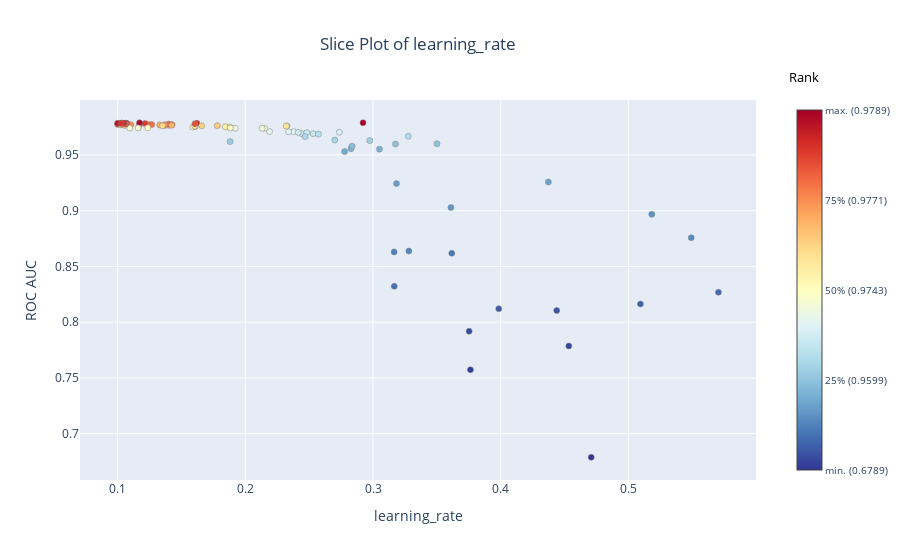

This figure's notebook cell:
### Code cell
from optuna.visualization._rank import _get_rank_info, _get_tick_info
import plotly

param = "learning_rate"
info = _get_rank_info(study, [param], target=None, target_name="Objective Value")
tick_info = _get_tick_info(info.zs)

print(tick_info.text)
tick_labels = make_tick_labels_4f(tick_info.text)

fig = optuna.visualization.plot_slice(study, params=["learning_rate"])

fig.update_traces(
    marker={
        "color": list(map(plotly.colors.label_rgb, info.colors)),
        "line": {"width": 0.5, "color": "Grey"},
        "colorbar": dict(
            thickness=25,
            tickvals=tick_info.coloridxs,
            ticktext=tick_labels,
            tickfont=dict(size=10),
            title="",
            xpad=0,
            x=1.06,
            xref="paper",
        ),
        "colorscale": "RdYlBu_r",
        "cmin": 0,
        "cmax": 1,
    },
)

# Extract the colorbar's position
colorbar = fig.data[0].marker.colorbar  # First trace's colorbar
print(colorbar)

fig.add_annotation(
    text="     Rank",  # Custom title text
    x=1.06,  # Adjust horizontal position near colorbar
    y=1.09,  # Move above the colorbar
    xref="paper",  # Reference figure coordinates (not data)
    yref="paper",
    showarrow=False,  # No arrow, just text
    font=dict(size=13, color="black"),
    xanchor="center",
)

fig.update_layout(
    title=dict(
        text=f"Slice Plot of {param}",
        x=0.5,
        xref="paper",
        yref="paper",
        xanchor="center",
    ),
    yaxis=dict(
        title="ROC AUC",
    ),
)

fig.show()

### Figure 1 — Plotly figure (JSON) as saved in the notebook; plotly's stock layout.template omitted (floating-point values rounded to 4 significant figures)
{"data": [{"marker": {"cmax": 1, "cmin": 0, "color": ["rgb(166.0, 213.0, 231.0)", "rgb(215.0, 239.0, 246.0)", "rgb(88.0, 139.0, 191.0)", "rgb(121.0, 177.0, 211.0)", "rgb(49.0, 54.0, 149.0)", "rgb(250.0, 153.0, 87.0)", "rgb(165.0, 0.0, 38.0)", "rgb(63.0, 98.0, 171.0)", "rgb(153.0, 203.0, 225.0)", "rgb(223.0, 65.0, 47.0)", "rgb(255.0, 241.0, 169.0)", "rgb(51.0, 61.0, 153.0)", "rgb(56.0, 76.0, 160.0)", "rgb(147.0, 198.0, 222.0)", "rgb(71.0, 120.0, 181.0)", "rgb(65.0, 105.0, 174.0)", "rgb(61.0, 91.0, 167.0)", "rgb(230.0, 245.0, 237.0)", "rgb(93.0, 146.0, 195.0)", "rgb(99.0, 152.0, 198.0)", "rgb(159.0, 208.0, 228.0)", "rgb(206.0, 39.0, 39.0)", "rgb(255.0, 248.0, 180.0)", "rgb(245.0, 115.0, 70.0)", "rgb(177.0, 11.0, 38.0)", "rgb(248.0, 138.0, 80.0)", "rgb(253.0, 193.0, 114.0)", "rgb(244.0, 251.0, 211.0)", "rgb(194.0, 28.0, 39.0)", "rgb(58.0, 83.0, 163.0)", "rgb(109.0, 165.0, 205.0)", "rgb(54.0, 69.0, 156.0)", "rgb(212.0, 45.0, 39.0)", "rgb(246.0, 123.0, 73.0)", "rgb(182.0, 17.0, 38.0)", "rgb(233.0, 86.0, 57.0)", "rgb(254.0, 233.0, 158.0)", "rgb(255.0, 244.0, 175.0)", "rgb(254.0, 210.0, 131.0)", "rgb(254.0, 226.0, 147.0)", "rgb(237.0, 248.0, 224.0)", "rgb(254.0, 222.0, 142.0)", "rgb(230.0, 79.0, 53.0)", "rgb(241.0, 249.0, 218.0)", "rgb(226.0, 244.0, 244.0)", "rgb(222.0, 242.0, 247.0)", "rgb(191.0, 227.0, 239.0)", "rgb(203.0, 233.0, 242.0)", "rgb(209.0, 236.0, 244.0)", "rgb(172.0, 218.0, 233.0)", "rgb(254.0, 230.0, 153.0)", "rgb(197.0, 230.0, 240.0)", "rgb(185.0, 224.0, 237.0)", "rgb(128.0, 182.0, 214.0)", "rgb(252.0, 168.0, 94.0)", "rgb(115.0, 172.0, 208.0)", "rgb(134.0, 187.0, 217.0)", "rgb(253.0, 187.0, 109.0)", "rgb(255.0, 251.0, 186.0)", "rgb(253.0, 198.0, 120.0)", "rgb(247.0, 130.0, 77.0)", "rgb(237.0, 93.0, 60.0)", "rgb(253.0, 181.0, 104.0)", "rgb(249.0, 145.0, 84.0)", "rgb(253.0, 175.0, 98.0)", "rgb(254.0, 216.0, 136.0)", "rgb(254.0, 237.0, 164.0)", "rgb(233.0, 247.0, 231.0)", "rgb(254.0, 204.0, 125.0)", "rgb(251.0, 254.0, 198.0)", "rgb(82.0, 133.0, 188.0)", "rgb(104.0, 159.0, 202.0)", "rgb(243.0, 108.0, 66.0)", "rgb(68.0, 113.0, 178.0)", "rgb(140.0, 192.0, 220.0)", "rgb(226.0, 72.0, 50.0)", "rgb(240.0, 100.0, 63.0)", "rgb(77.0, 126.0, 185.0)", "rgb(178.0, 221.0, 235.0)", "rgb(251.0, 160.0, 91.0)", "rgb(188.0, 22.0, 38.0)", "rgb(200.0, 33.0, 39.0)", "rgb(216.0, 51.0, 40.0)", "rgb(220.0, 58.0, 44.0)", "rgb(171.0, 6.0, 38.0)", "rgb(248.0, 252.0, 204.0)", "rgb(255.0, 255.0, 191.0)"], "colorbar": {"thickness": 25, "tickfont": {"size": 10}, "ticktext": ["min. (0.6789)", "25% (0.9599)", "50% (0.9743)", "75% (0.9771)", "max. (0.9789)"], "tickvals": [0, 0.25, 0.5, 0.75, 1], "title": {"text": ""}, "x": 1.06, "xpad": 0, "xref": "paper"}, "colorscale": [[0, "rgb(49,54,149)"], [0.1, "rgb(69,117,180)"], [0.2, "rgb(116,173,209)"], [0.3, "rgb(171,217,233)"], [0.4, "rgb(224,243,248)"], [0.5, "rgb(255,255,191)"], [0.6, "rgb(254,224,144)"], [0.7, "rgb(253,174,97)"], [0.8, "rgb(244,109,67)"], [0.9, "rgb(215,48,39)"], [1, "rgb(165,0,38)"]], "line": {"color": "Grey", "width": 0.5}}, "mode": "markers", "name": "Feasible Trial", "showlegend": false, "type": "scatter", "x": [0.2701, 0.2737, 0.5491, 0.305, 0.4708, 0.1414, 0.2922, 0.5094, 0.1882, 0.1072, 0.1875, 0.3763, 0.3753, 0.3501, 0.3617, 0.5704, 0.3984, 0.219, 0.5182, 0.361, 0.2975, 0.1621, 0.1166, 0.1172, 0.1033, 0.1104, 0.1056, 0.1095, 0.1069, 0.4438, 0.4373, 0.4533, 0.1022, 0.1247, 0.1062, 0.1065, 0.1607, 0.159, 0.1659, 0.1605, 0.2152, 0.2327, 0.1607, 0.2133, 0.2378, 0.2339, 0.2442, 0.2482, 0.2414, 0.2469, 0.2321, 0.2531, 0.2573, 0.2828, 0.141, 0.2778, 0.2836, 0.14, 0.1892, 0.137, 0.1427, 0.1398, 0.1423, 0.1371, 0.1331, 0.1352, 0.1843, 0.1922, 0.1782, 0.1883, 0.3281, 0.3184, 0.1267, 0.3166, 0.3176, 0.1039, 0.1001, 0.3166, 0.3277, 0.1029, 0.1, 0.1048, 0.1032, 0.1215, 0.1172, 0.1161, 0.1237], "y": [0.9633, 0.9703, 0.8758, 0.9552, 0.6789, 0.9771, 0.9789, 0.8163, 0.962, 0.9781, 0.975, 0.7573, 0.7918, 0.96, 0.8618, 0.8268, 0.812, 0.9709, 0.8967, 0.9028, 0.9629, 0.9784, 0.9747, 0.9772, 0.9786, 0.9771, 0.9765, 0.974, 0.9784, 0.8104, 0.9257, 0.7787, 0.9783, 0.9772, 0.9785, 0.9778, 0.9753, 0.975, 0.9761, 0.9759, 0.9739, 0.976, 0.978, 0.974, 0.9708, 0.9707, 0.9691, 0.97, 0.9702, 0.9664, 0.9758, 0.9691, 0.9687, 0.9556, 0.977, 0.953, 0.9578, 0.9766, 0.9743, 0.9763, 0.9772, 0.9775, 0.9767, 0.9771, 0.9769, 0.9761, 0.9753, 0.9738, 0.9762, 0.9742, 0.8637, 0.9243, 0.9773, 0.8322, 0.9597, 0.978, 0.9774, 0.863, 0.9667, 0.977, 0.9784, 0.9784, 0.9783, 0.9781, 0.9788, 0.9742, 0.9743]}], "layout": {"annotations": [{"font": {"color": "black", "size": 13}, "showarrow": false, "text": "     Rank", "x": 1.06, "xanchor": "center", "xref": "paper", "y": 1.09, "yref": "paper"}], "title": {"text": "Slice Plot of learning_rate", "x": 0.5, "xanchor": "center", "xref": "paper", "yref": "paper"}, "xaxis": {"title": {"text": "learning_rate"}}, "yaxis": {"title": {"text": "ROC AUC"}}}}
